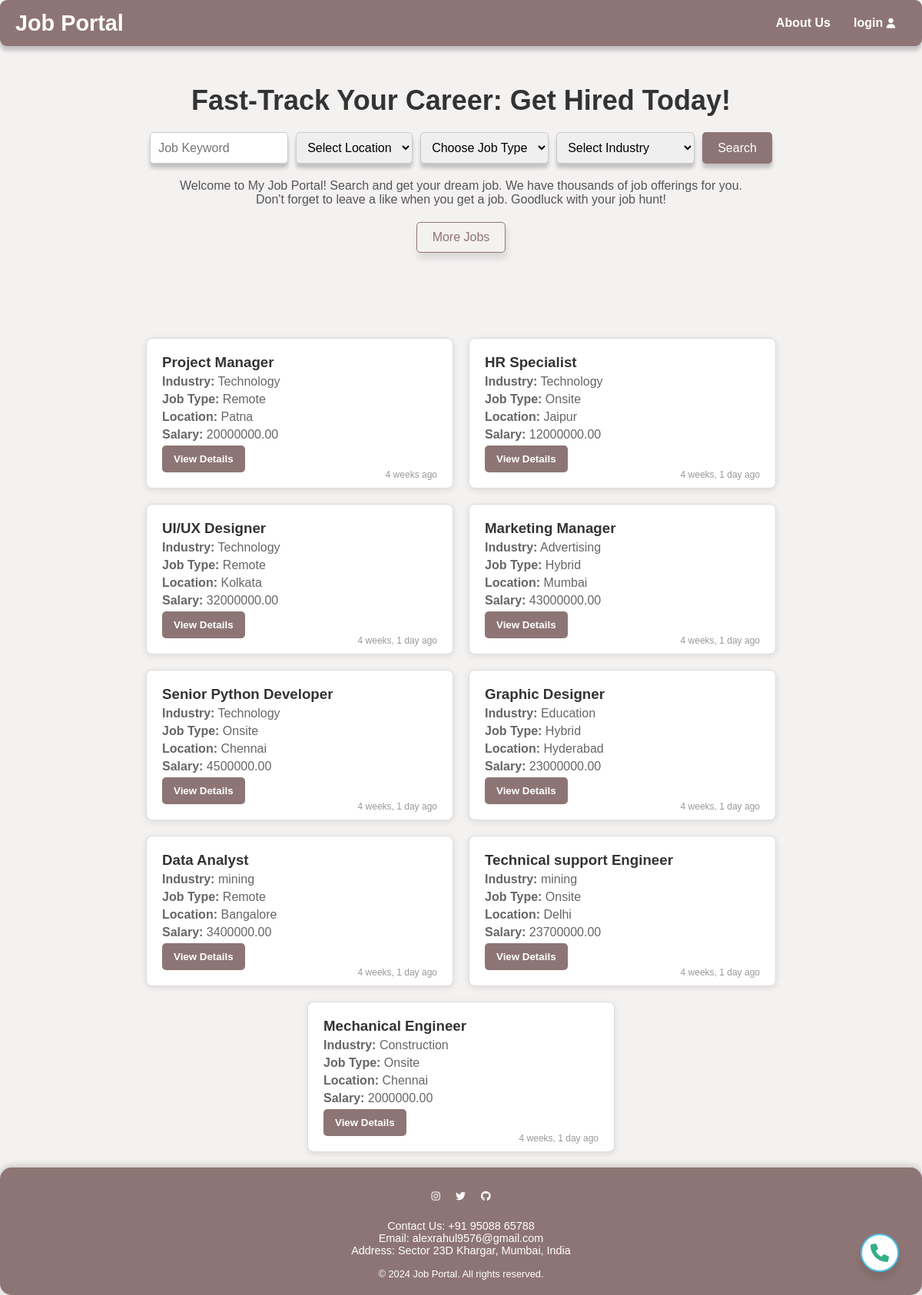
The page / on the database its author committed.
### job_app/models.py (models this page shows, shortened)
class Job(models.Model):
    title = models.CharField(max_length=100)
    industry = models.CharField(max_length=100)
    job_type = models.CharField(max_length=50)
    location = models.CharField(max_length=100)
    salary = models.DecimalField(max_digits=10, decimal_places=2)
    requirements = models.TextField()
    ideal_candidate = models.TextField(default='N/A')
    availability = models.BooleanField(default=True)
    created_at = models.DateTimeField(auto_now_add=True)
    user = models.ForeignKey(settings.AUTH_USER_MODEL, on_delete=models.CASCADE, null=True)
    applicants = models.ManyToManyField('Applicant.Applicant', related_name='applied_jobs', blank=True)

### job_app/views.py (the view)
# urls.py: path('', views.home, name='home'),  # Home page
def home(request):
    jobs = Job.objects.order_by('-created_at')[:9]
    applicant_id = request.session.get('applicant_id')
    applicant_username = None
    recruiter_username = None
    if applicant_id:
        try:
            applicant = Applicant.objects.get(id=applicant_id)
            applicant_username = applicant.username
        except Applicant.DoesNotExist:
            applicant_username = None
    if request.user.is_authenticated and not applicant_id:
        recruiter_username = request.user.username  # Assuming the recruiter uses the Django user model
    return render(request, 'home.html', {
        'jobs': jobs,
        'applicant_username': applicant_username,
        'recruiter_username': recruiter_username  # Pass recruiter username to the template
    })

### job_app/templates/home.html (shortened to what this page needs)
<!DOCTYPE html>
<html lang="en">
<head>
    <link rel="stylesheet" href="https://cdnjs.cloudflare.com/ajax/libs/font-awesome/6.0.0-beta3/css/all.min.css">
</head>
<body>
<header>
    <div class="logo"><a href="{% url 'home' %}">Job Portal</a></div>
    <ul>
        <li><a id="aboutus" href="#">About Us</a></li>
        {% if applicant_username %}
            <li class="user-info" id="user-info" onclick="toggleLogout()">
                Applicant: {{ applicant_username }} <i class="fas fa-sign-out-alt logout-icon"></i>
            </li>
            <li id="logout" style="display: none; color: black">
                <a href="{% url 'logout' %}">Logout</a>
            </li>
        {% else %}
            <li><a id="login" href="{% url 'loginsignup' %}">login <i class="fa-solid fa-user"></i></a></li>
        {% endif %}
    </ul>
</header>
 <div class="container">
        <h1>Fast-Track Your Career: Get Hired Today!</h1>
        <form method="GET" action="{% url 'job_list1' %}">
    <input type="text" placeholder="Job Keyword" name="job-keyword">
    <select name="location">
        <option value="">Select Location</option>
    </select>
    <select name="job-type">
        <option value="">Choose Job Type</option>
    </select>
    <select name="industry">
        <option value="">Select Industry</option>
    </select>
    <button type="submit">Search</button>
</form>
        <p>Welcome to My Job Portal! Search and get your dream job. We have thousands of job offerings for you. Don't forget to leave a like when you get a job. Goodluck with your job hunt!</p>
        <a id="k" href="#" class="more-jobs">More Jobs</a>
    </div>
<div class="pop">
    <a href="{% url 'contact' %}"><i id="pop" class="fa-solid fa-phone"></i></a>
</div>
<div class="contain">
    {% for job in jobs %}
    <div class="job-card">
        <h3>{{ job.title }}</h3>
        <p><strong>Industry:</strong> {{ job.industry }}</p>
        <p><strong>Job Type:</strong> {{ job.job_type }}</p>
        <p><strong>Location:</strong> {{ job.location }}</p>
        <p><strong>Salary:</strong> {{ job.salary }}</p>
        <button><a href="{% url 'job_detail' job.id %}" class="btn btn-primary">View Details</a></button>
        <span class="time">{{ job.created_at|timesince }} ago</span>
    </div>
     {% empty %}
    <p>No jobs found.</p>
    {% endfor %}
</div>
<footer>
    <div class="footer-links">
        <a href="https://www.instagram.com" target="_blank"><i class="fab fa-instagram"></i></a>
        <a href="https://www.twitter.com" target="_blank"><i class="fab fa-twitter"></i></a>
        <a href="https://www.github.com" target="_blank"><i class="fab fa-github"></i></a>
    </div>
    <div class="contact-details">
        <p>Contact Us: +91 95088 65788</p>
        <p>Email: alexrahul9576@gmail.com</p>
        <p>Address: Sector 23D Khargar, Mumbai, India</p>
    </div>
    <p class="footer-copy">© 2024 Job Portal. All rights reserved.</p>
</footer>
</body>
</html>

### job_app/templates/home.html (style rules this page uses)
* { margin: 0; padding: 0; box-sizing: border-box; }
body { font-family: Arial, sans-serif; background-color: #f4f1f1; padding-top: 60px; scroll-behavior: smooth; }
.container { height: 45vh; max-width: 800px; margin: 0 auto; padding: 20px; text-align: center; }
.container h1 { padding-top: 30px; color: #333; font-size: 36px; margin-bottom: 20px; }
.container form { display: flex; justify-content: center; gap: 10px; margin-bottom: 20px; }
.container input[type="text"], select { padding: 10px; font-size: 16px; border: 1px solid #ccc; box-shadow: 0 6px 5px rgba(0, 0, 0, 0.2); border-radius: 5px; width: 180px; }
.container input[type="text"] { flex: 1; }
.container button { padding: 10px 20px; font-size: 16px; color: white; background-color:#8e7575; box-shadow: 0 6px 5px rgba(0, 0, 0, 0.2); border: none; border-radius: 5px; cursor: pointer; }
.container p { color: #555; font-size: 16px; margin-bottom: 20px; }
.container .more-jobs { display: inline-block; padding: 10px 20px; font-size: 16px; color: #8e7575; border: 1px solid#8e7575; border-radius: 5px; text-decoration: none; cursor: pointer; }
i { font-size: 13px; }
header { position: fixed; top: 0; height: 60px; width: 100%; background-color: #8e7575; border-radius: 9px; display: flex; justify-content: space-between; align-items: center; padding: 0 20px; box-shadow: 0 6px 5px rgba(0, 0, 0, 0.2); z-index: 1000; transition: background-color 0.3s; }
header ul { list-style: none; display: flex; align-items: center; }
li { margin: 0 15px; display: flex; align-items: center; }
li a { text-decoration: none; color: white; font-weight: bold; transition: color 0.3s; }
.contain a { text-decoration: none; color: white; font-weight: bold; transition: color 0.3s; }
.logo a { text-decoration: none; color: white; font-size: 1.8em; font-weight: bold; }
.pop { height: 50px; width: 50px; border: 2px solid #4bbfe6; border-radius: 50%; position: fixed; display: flex; justify-content: center; align-items: center; bottom: 30px; right: 30px; background-color: white; box-shadow: 0 8px 10px rgba(0, 0, 0, 0.1); transition: background-color 0.3s; z-index: 300; }
#pop { color: #34af85; font-size: 1.5em; }
.contain { display: flex; flex-wrap: wrap; justify-content: center; gap: 20px; padding: 20px; }
.job-card { background-color: white; border: 1px solid #ddd; border-radius: 8px; padding: 20px; width: 400px; box-shadow: 0 2px 8px rgba(0, 0, 0, 0.1); position: relative; transition: transform 0.3s, box-shadow 0.3s; }
.job-card h3 { margin-top: 0; color: #333; }
.job-card p { margin: 5px 0; color: #666; }
.job-card button { background-color: #8e7575; color: white; border: none; padding: 10px 15px; border-radius: 5px; cursor: pointer; }
.job-card .time { position: absolute; bottom: 10px; right: 20px; font-size: 12px; color: #999; }
footer { background-color: #8e7575; color: white; text-align: center; border-radius: 15px; padding: 20px 20px; box-shadow: 0 -2px 10px rgba(0, 0, 0, 0.2); }
.footer-links { display: flex; justify-content: center; gap: 20px; margin-bottom: 20px; }
.footer-links a { color: white; font-size: 1.5em; transition: color 0.3s; }
.contact-details { margin: 15px 0; font-size: 0.9em; }
.footer-copy { font-size: 0.8em; margin-top: 10px; }
#k { box-shadow: 2px 8px 8px rgba(0, 0, 0, 0.1); }

### rows shown on the page
Job: title "Project Manager", industry "Technology", job_type "Remote", location "Patna", salary "20000000.00", created_at "4 weeks"
Job: title "HR Specialist", industry "Technology", job_type "Onsite", location "Jaipur", salary "12000000.00", created_at "4 weeks, 1 day"
Job: title "UI/UX Designer", industry "Technology", job_type "Remote", location "Kolkata", salary "32000000.00", created_at "4 weeks, 1 day"
Job: title "Marketing Manager", industry "Advertising", job_type "Hybrid", location "Mumbai", salary "43000000.00", created_at "4 weeks, 1 day"
Job: title "Senior Python Developer", industry "Technology", job_type "Onsite", location "Chennai", salary "4500000.00", created_at "4 weeks, 1 day"
Job: title "Graphic Designer", industry "Education", job_type "Hybrid", location "Hyderabad", salary "23000000.00", created_at "4 weeks, 1 day"
Job: title "Data Analyst", industry "mining", job_type "Remote", location "Bangalore", salary "3400000.00", created_at "4 weeks, 1 day"
Job: title "Technical support Engineer", industry "mining", job_type "Onsite", location "Delhi", salary "23700000.00", created_at "4 weeks, 1 day"
Job: title "Mechanical Engineer", industry "Construction", job_type "Onsite", location "Chennai", salary "2000000.00", created_at "4 weeks, 1 day"
